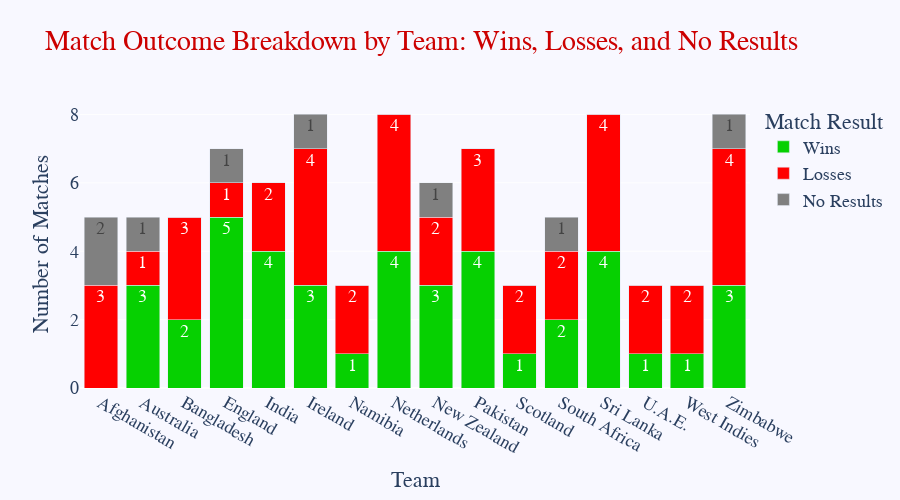

Write notebook code for a chart like this one.
### Code cell
q="""SELECT
    team,
    SUM(CASE WHEN result = 'Win' THEN count ELSE 0 END) AS Wins,
    SUM(CASE WHEN result = 'Loss' THEN count ELSE 0 END) AS Losses,
    SUM(CASE WHEN result = 'No Result' THEN count ELSE 0 END) AS "No Results"
FROM (
    SELECT team1 AS team,
           CASE
               WHEN team1 = winner THEN 'Win'
               WHEN team2 = winner THEN 'Loss'
               ELSE 'No Result'
           END AS result,
           COUNT(*) AS count
    FROM matchdf
    GROUP BY team1, result

    UNION ALL

    SELECT team2 AS team,
           CASE
               WHEN team2 = winner THEN 'Win'
               WHEN team1 = winner THEN 'Loss'
               ELSE 'No Result'
           END AS result,
           COUNT(*) AS count
    FROM matchdf
    GROUP BY team2, result
) AS results
GROUP BY team;"""

q20=mysql(q)
df_melted = q20.melt(id_vars='team', var_name='Result', value_name='Count')


fig = px.bar(
    df_melted,
    x='team',
    y='Count',
    color='Result',
    color_discrete_map={
        'Wins': '#06D001',  
        'Losses': '#FF0000',  
        'No Results': 'grey'  
    },
    title='Match Outcome Breakdown by Team: Wins, Losses, and No Results',
    labels={'Count': 'Number of Matches'},
    text='Count',  
    height=500,  
)


fig.update_layout(
    barmode='stack',  
    xaxis_title='Team',  
    yaxis_title='Number of Matches',  
    legend_title='Match Result', 
    title_font=dict(size=28, color='#CC0000', family='Calibri Black'),  
    font=dict(size=18, family='Calibri'), 
    plot_bgcolor='ghostwhite',  
    paper_bgcolor='ghostwhite',  
)

fig.update_xaxes(showgrid=False)
fig.update_yaxes(showgrid=True)

fig.show()

### Figure 1 — Plotly figure (JSON) as saved in the notebook; plotly's stock layout.template omitted (floating-point values rounded to 4 significant figures)
{"data": [{"alignmentgroup": "True", "hovertemplate": "Result=Wins<br>team=%{x}<br>Number of Matches=%{text}<extra></extra>", "legendgroup": "Wins", "marker": {"color": "#06D001", "pattern": {"shape": ""}}, "name": "Wins", "offsetgroup": "Wins", "orientation": "v", "showlegend": true, "text": [0, 3, 2, 5, 4, 3, 1, 4, 3, 4, 1, 2, 4, 1, 1, 3], "textposition": "auto", "type": "bar", "x": ["Afghanistan", "Australia", "Bangladesh", "England", "India", "Ireland", "Namibia", "Netherlands", "New Zealand", "Pakistan", "Scotland", "South Africa", "Sri Lanka", "U.A.E.", "West Indies", "Zimbabwe"], "xaxis": "x", "y": [0, 3, 2, 5, 4, 3, 1, 4, 3, 4, 1, 2, 4, 1, 1, 3], "yaxis": "y"}, {"alignmentgroup": "True", "hovertemplate": "Result=Losses<br>team=%{x}<br>Number of Matches=%{text}<extra></extra>", "legendgroup": "Losses", "marker": {"color": "#FF0000", "pattern": {"shape": ""}}, "name": "Losses", "offsetgroup": "Losses", "orientation": "v", "showlegend": true, "text": [3, 1, 3, 1, 2, 4, 2, 4, 2, 3, 2, 2, 4, 2, 2, 4], "textposition": "auto", "type": "bar", "x": ["Afghanistan", "Australia", "Bangladesh", "England", "India", "Ireland", "Namibia", "Netherlands", "New Zealand", "Pakistan", "Scotland", "South Africa", "Sri Lanka", "U.A.E.", "West Indies", "Zimbabwe"], "xaxis": "x", "y": [3, 1, 3, 1, 2, 4, 2, 4, 2, 3, 2, 2, 4, 2, 2, 4], "yaxis": "y"}, {"alignmentgroup": "True", "hovertemplate": "Result=No Results<br>team=%{x}<br>Number of Matches=%{text}<extra></extra>", "legendgroup": "No Results", "marker": {"color": "grey", "pattern": {"shape": ""}}, "name": "No Results", "offsetgroup": "No Results", "orientation": "v", "showlegend": true, "text": [2, 1, 0, 1, 0, 1, 0, 0, 1, 0, 0, 1, 0, 0, 0, 1], "textposition": "auto", "type": "bar", "x": ["Afghanistan", "Australia", "Bangladesh", "England", "India", "Ireland", "Namibia", "Netherlands", "New Zealand", "Pakistan", "Scotland", "South Africa", "Sri Lanka", "U.A.E.", "West Indies", "Zimbabwe"], "xaxis": "x", "y": [2, 1, 0, 1, 0, 1, 0, 0, 1, 0, 0, 1, 0, 0, 0, 1], "yaxis": "y"}], "layout": {"barmode": "stack", "font": {"family": "Calibri", "size": 18}, "height": 500, "legend": {"title": {"text": "Match Result"}, "tracegroupgap": 0}, "paper_bgcolor": "ghostwhite", "plot_bgcolor": "ghostwhite", "title": {"font": {"color": "#CC0000", "family": "Calibri Black", "size": 28}, "text": "Match Outcome Breakdown by Team: Wins, Losses, and No Results"}, "xaxis": {"anchor": "y", "domain": [0, 1], "showgrid": false, "title": {"text": "Team"}}, "yaxis": {"anchor": "x", "domain": [0, 1], "showgrid": true, "title": {"text": "Number of Matches"}}}}
